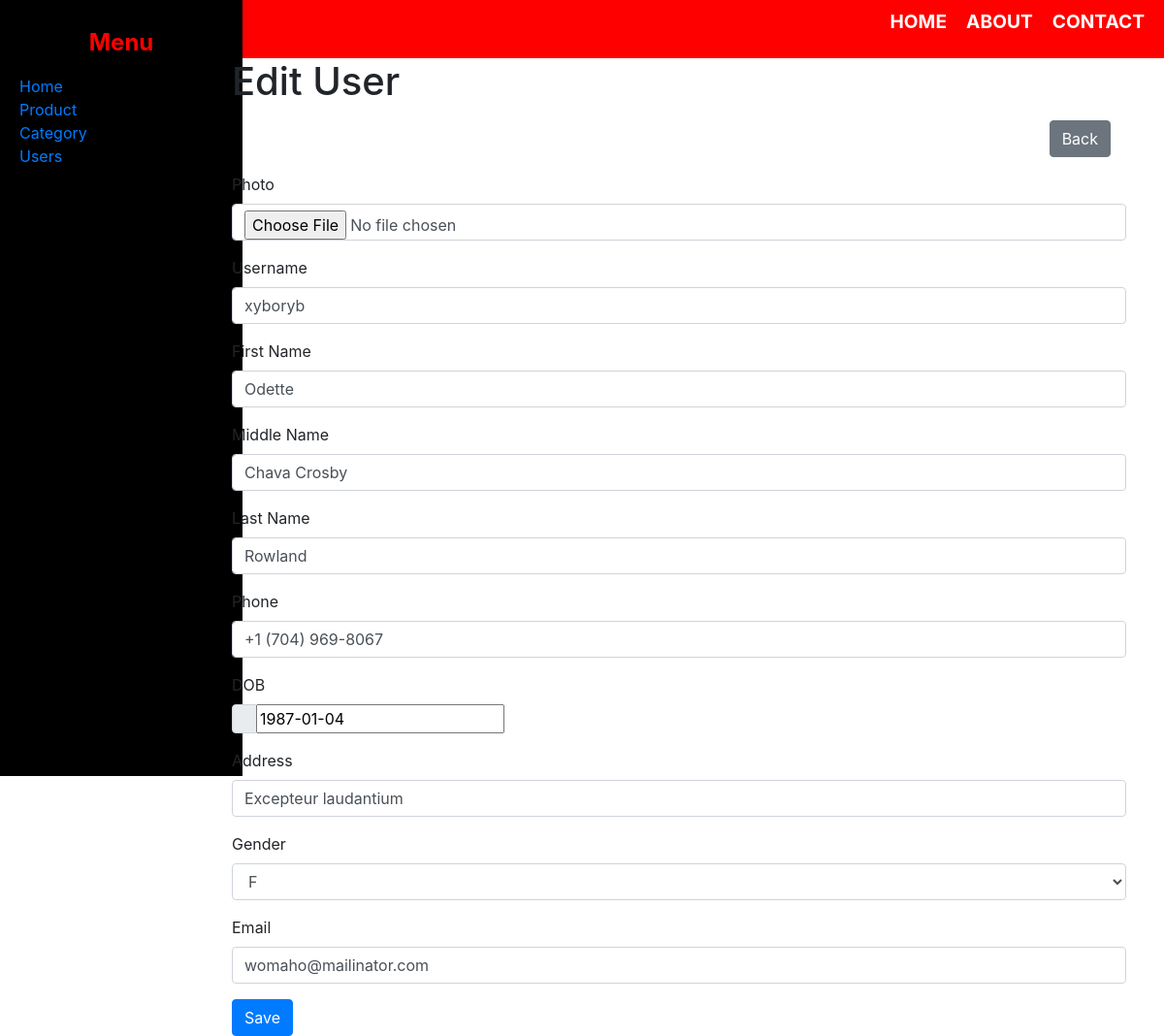
The page /users/edit/2/ on the database as committed earlier.
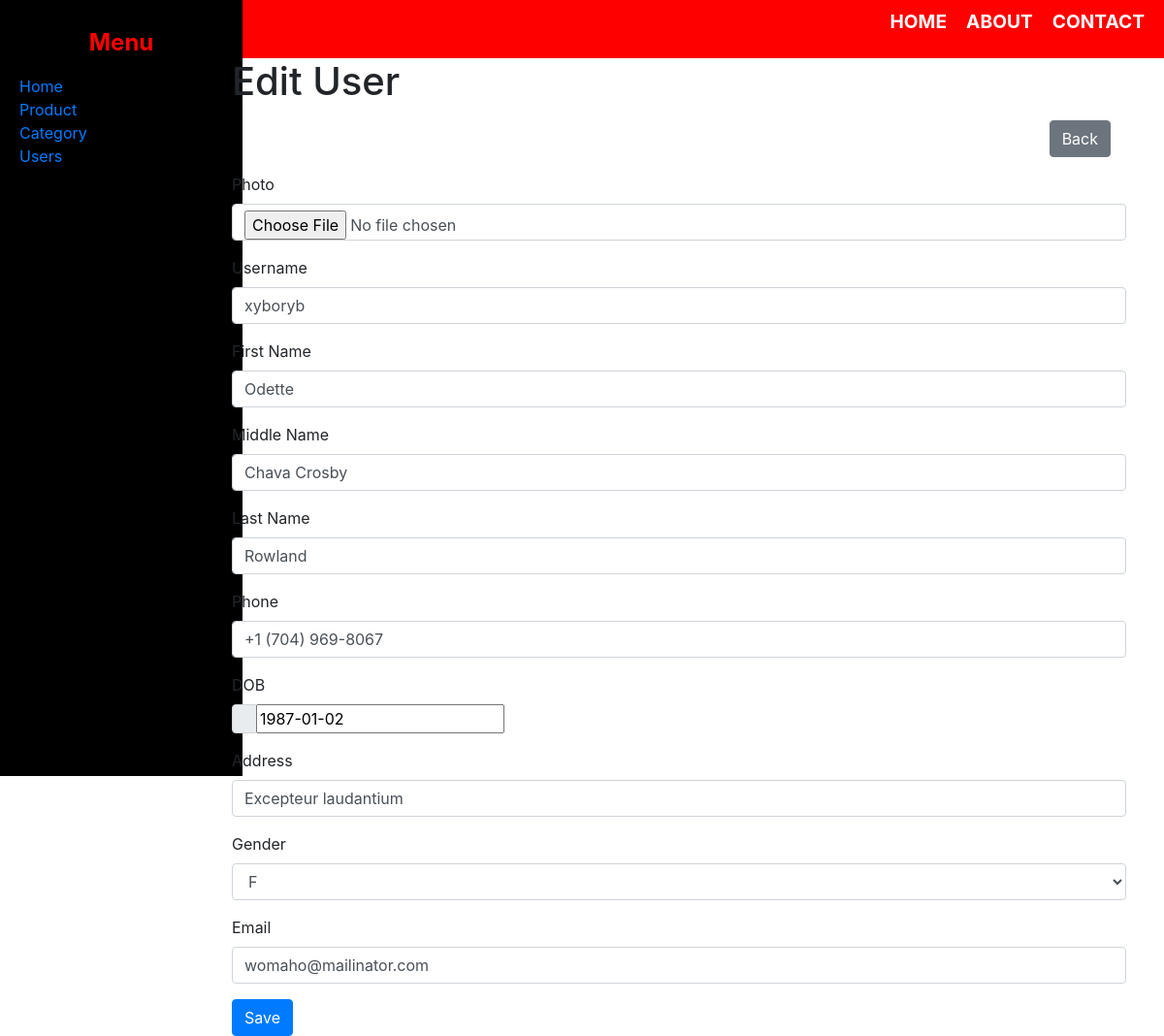
The same page on the database as committed later.
### users/models.py (models this page shows, shortened)
class ProfileUser(models.Model):
    user = models.OneToOneField('auth.User', on_delete=models.CASCADE)
    first_name = models.CharField(max_length=50)
    middle_name = models.CharField(max_length=50)
    last_name = models.CharField(max_length=50)
    phone = models.CharField(max_length=20)
    address = models.CharField(max_length=100)
    gender = models.CharField(max_length=10)
    birthdate = models.DateField()
    photo = models.ImageField(upload_to='users/', blank=True, null=True)

### users/views.py (the view)
# urls.py: path('edit/<int:pk>/', user_edit, name='user_edit'),
def user_edit(request, pk):
    profile_user = ProfileUser.objects.get(pk=pk)
    if request.method == 'POST':
        user_form = UserForm(request.POST, instance=profile_user.user)
        profile_form = ProfileUserForm(request.POST, request.FILES, instance=profile_user)
        if user_form.is_valid() and profile_form.is_valid():
            user = user_form.save()
            user.save()
            profile = profile_form.save()
            return redirect('user_list')
    else:
        user_form = UserForm(instance=profile_user.user)
        profile_form = ProfileUserForm(instance=profile_user)
    return render(request, 'users/user_edit.html', {
        'user_form': user_form,
        'profile_form': profile_form
    })

### users/forms.py (shortened to what this page needs)
class UserForm(forms.ModelForm):
    password = forms.CharField(required=False, widget=forms.PasswordInput(attrs={'class': 'form-control'}))
    confirm_password = forms.CharField(required=False, widget=forms.PasswordInput(attrs={'class': 'form-control'}))
    class Meta:
        model = User
        fields = ['username', 'email', 'password']

class ProfileUserForm(forms.ModelForm):
    class Meta:
        model = ProfileUser
        fields = ['first_name', 'middle_name', 'last_name', 'phone', 'address', 'gender', 'birthdate', 'photo']

### users/templates/users/user_edit.html (shortened to what this page needs)
{% extends 'base.html' %}
{% block content %}
    <div class="container">
        <h1>Edit User</h1>
        <div class="d-flex justify-content-end m-3">
            <a href="{% url 'user_list' %}" class="btn btn-secondary">Back</a>
        </div>
        <form method="POST" enctype="multipart/form-data">
            <div class="form-group">
                <label class="photo">Photo</label>
                <input type="file" class="form-control" id="photo" name="photo">
            </div>
            <div class="form-group">
                <label for="username">Username</label>
                <input type="text" class="form-control" id="username" name="username" value="{{ user_form.username.value }}">
            </div>
            <div class="form-group">
                <label for="first_name">First Name</label>
                <input type="text" class="form-control" id="first_name" name="first_name" value="{{ profile_form.first_name.value }}">
            </div>
            <div class="form-group">
                <label for="middle_name">Middle Name</label>
                <input type="text" class="form-control" id="middle_name" name="middle_name" value="{{ profile_form.middle_name.value }}">
            </div>
            <div class="form-group">
                <label for="last_name">Last Name</label>
                <input type="text" class="form-control" id="last_name" name="last_name" value="{{ profile_form.last_name.value }}">
            </div>
            <div class="form-group">
                <label for="phone">Phone</label>
                <input type="text" class="form-control" id="phone" name="phone" value="{{ profile_form.phone.value }}">
            </div>
            <div class="form-group">
                <label for="birthdate">DOB</label>
                <div class="input-group">
                    <div class="input-group-prepend">
                        <span class="input-group-text">
                        </span>
                    </div>
                    {{ profile_form.birthdate }}
                </div>
            </div>
            <div class="form-group">
                <label for="address">Address</label>
                <input type="text" class="form-control" id="address" name="address" value="{{ profile_form.address.value }}">
            </div>
            <div class="form-group">
                <label for="gender">Gender</label>
                <select class="form-control" name="gender" id="gender">
                    <option value="F" {% if profile_form.gender.value == "F" %}selected{% endif %}>F</option>
                </select>
            </div>
            <div class="form-group">
                <label for="email">Email</label>
                <input type="email" class="form-control" id="email" name="email" value="{{ user_form.email.value }}">
            </div>
            <button type="submit" class="btn btn-primary">Save</button>
        </form>
    </div>
{% endblock %}

### templates/base.html (shortened to what this page needs)
<!DOCTYPE html>
{% load unicorn %}
<html lang="en">
<head>
    <link rel="stylesheet" href="https://stackpath.bootstrapcdn.com/bootstrap/4.5.2/css/bootstrap.min.css">
    {% load static %}
    <link rel="stylesheet" href="{% static 'css/style.css' %}">
</head>
<body>
    {% include 'partials/navbar.html' %}
    <div class="container-fluid">
        <div class="row">
            {% include 'partials/sidebar.html' %}
            <main role="main" class="col-md-9 ml-sm-auto col-lg-10 px-md-4">
                {% block content %}{% endblock %}
            </main>
        </div>
    </div>
</body>
</html>

### templates/partials/navbar.html
<nav>
    <div class="nav-wrapper">
        <a href="#" class="brand-logo">Logo</a>
        <ul id="nav-mobile" class="right hide-on-med-and-down">
            <li><a href="#/home">Home</a></li>
            <li><a href="#/about">About</a></li>
            <li><a href="#/contact">Contact</a></li>
        </ul>
    </div>
</nav>

### templates/partials/sidebar.html
<aside>
    <div class="sidebar">
        <div class="sidebar-header">
            <h3>Menu</h3>
        </div>
        <div class="sidebar-content">
            <ul>
                <li>
                    <a href="{% url 'index' %}">Home</a>
                </li>
                <li>
                    <a href="{% url 'product_list' %}">Product</a>
                </li>
                <li>
                    <a href="{% url 'category_list' %}">Category</a>
                </li>
                <li><a href="{% url 'user_list' %}">Users</a></li>
            </ul>
        </div>
    </div>
</aside>

### static/css/style.css (style rules this page uses)
nav { background-color: #ff0000; padding: 0 20px; display: flex; align-items: center; height: 60px; }
.nav-wrapper { display: flex; justify-content: space-between; align-items: center; width: 100%; }
.brand-logo { font-size: 1.8rem; color: #fff; font-weight: bold; }
#nav-mobile { display: flex; list-style: none; }
#nav-mobile li { margin-left: 20px; }
#nav-mobile li a { color: #fff; font-size: 1.2rem; text-transform: uppercase; font-weight: bold; }
.sidebar { background-color: #000; color: #fff; width: 250px; height: 100vh; position: fixed; top: 0; left: 0; padding-top: 20px; }
.sidebar-header { text-align: center; padding: 10px; }
.sidebar-header h3 { color: #ff0000; font-size: 1.5rem; font-weight: bold; }
.sidebar-content { padding-left: 20px; }
.sidebar-content ul { list-style: none; padding: 0; }

Rows that differ between the two databases and show on the page:
changed ProfileUser "Odette": birthdate "1987-01-04" → "1987-01-02"
